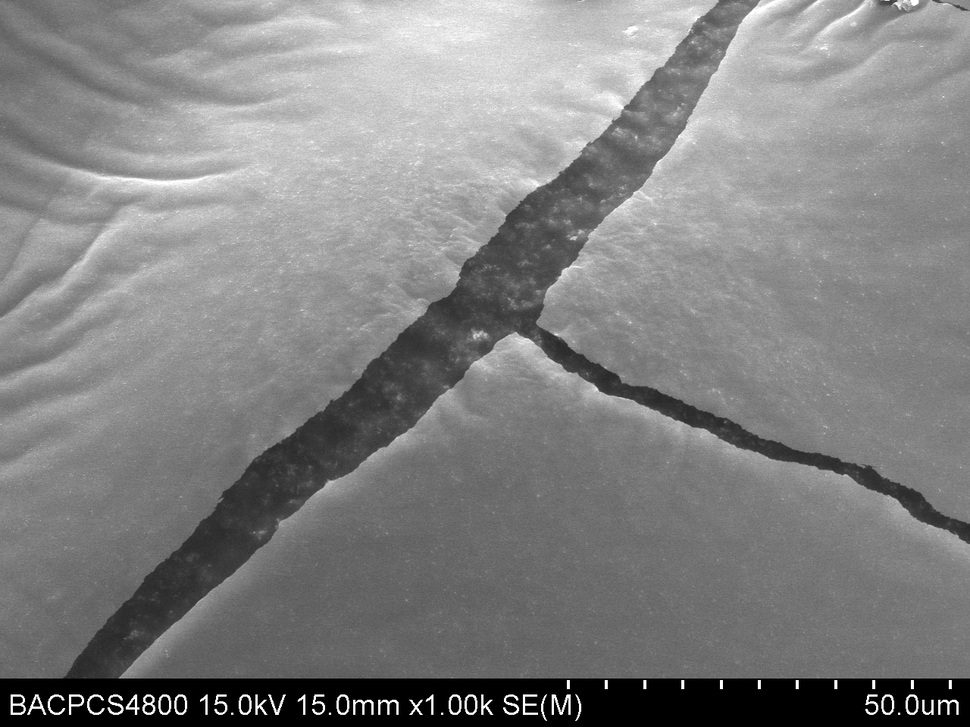
%> input picture graph_cut/iter_thresh/1.tif, 970 x 727 px, shrunk from 1280 x 960 before the run
$ octave iter_thresh.m   (GNU Octave 9; MATLAB toolbox functions it lacks are replaced by stand-ins)
%> lines starting %> are read from the running program, lines starting %| are printed output that depends on the picture; in (x1, y1, x2, y2) boxes, pixels count from 0 and x2, y2 are one past the last pixel; in counts of white or black regions, pixels touching at a corner belong together; the program's own positions count from 1
close all;
clear all;
clc;

I=imread('1.tif');
%> I is the input picture: size 727x970x3 uint8; min 0, max 255, mean 129.2
I=im2double(I);
%> I: size 727x970x3 double
T0=0.01;
T1=(min(I(:))+max(I(:)))/2;
%> T1 = 0.5
r1=find(I>T1);
%> r1 = 1123425 values from 102 to 2115467
r2=find(I<=T1);
%> r2 = 992145 values from 1 to 2115570
T2=(mean(I(r1))+mean(I(r2)))/2;
%> T2 = 0.498

while abs(T2-T1)>T0
    T1=T2;
    r1=find(I>T1);
    r2=find(I<=T1);
    T2=(mean(I(r1))+mean(I(r2)))/2;

end
%> this loop made 0 passes
J=im2bw(I,T2);
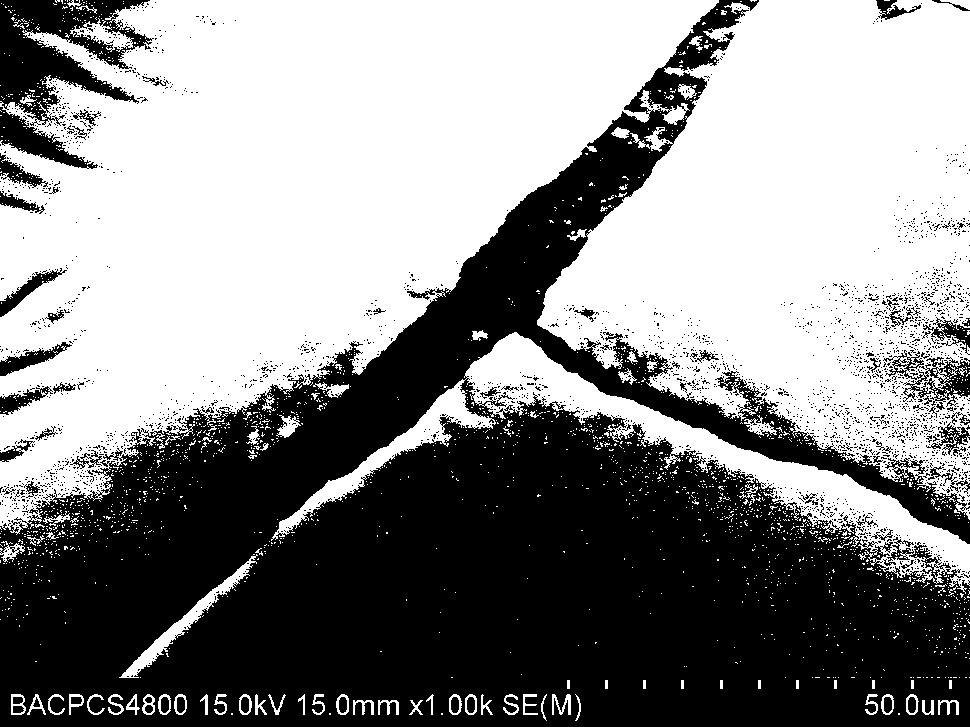
%> J: size 727x970 logical; 54.3% white; 2676 black regions (2600 under 20 px), largest, box (x1, y1, x2, y2) and area: (0, 0, 970, 727) 293950, (0, 0, 154, 126) 9717, (0, 107, 98, 169) 1975
figure(1);
subplot(121);    imshow(I);    title('뇹잿품');
subplot(122);    imshow(J);    title('뇹잿빈');

I=imread('2.tif');
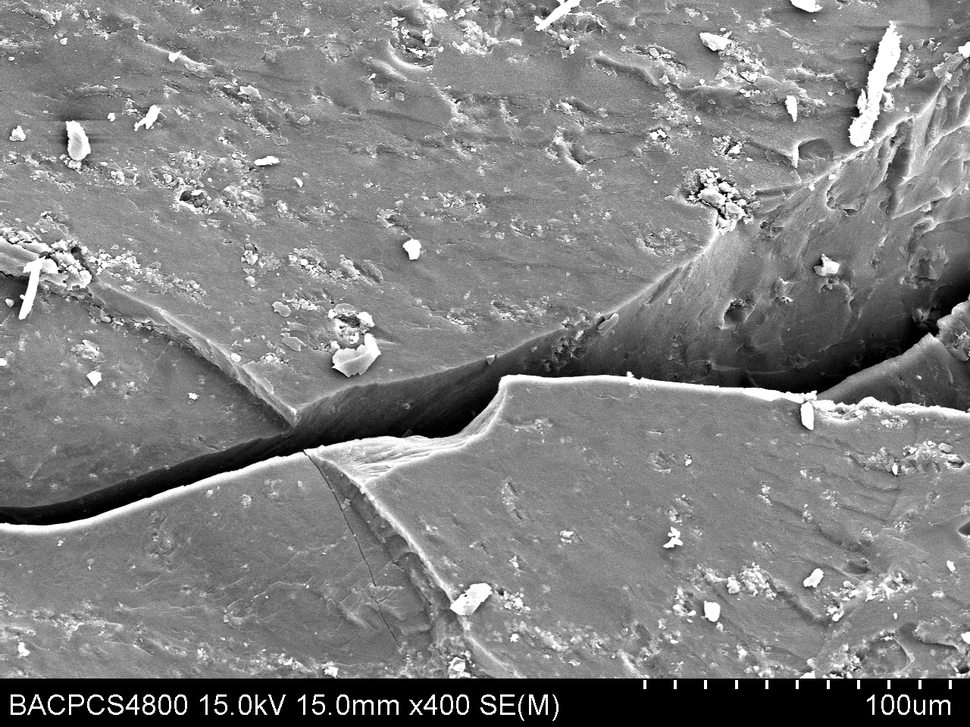
%> input picture graph_cut/iter_thresh/2.tif, 970 x 727 px, shrunk from 1280 x 960 before the run
%> I is the input picture: size 727x970x3 uint8; min 0, max 255, mean 128.4
I=im2double(I);
%> I: size 727x970x3 double
T0=0.01;
T1=(min(I(:))+max(I(:)))/2;
r1=find(I>T1);
%> r1 = 1293087 values from 1 to 2115520
r2=find(I<=T1);
%> r2 = 822483 values from 14 to 2115570
T2=(mean(I(r1))+mean(I(r2)))/2;
%> T2 = 0.472

while abs(T2-T1)>T0
    T1=T2;
    r1=find(I>T1);
    r2=find(I<=T1);
    T2=(mean(I(r1))+mean(I(r2)))/2;

end
%> this loop made 5 passes
%> (T1, T2) on passes 1 to 5: (0.472, 0.438), (0.438, 0.402), (0.402, 0.374), (0.374, 0.358), (0.358, 0.35)
J=im2bw(I,T2);
%> J: size 727x970 logical; 85.4% white; 1863 black regions (1729 under 20 px), largest, box (x1, y1, x2, y2) and area: (0, 252, 970, 525) 43270, (0, 672, 970, 727) 41649, (834, 348, 970, 413) 3996
figure(2);
subplot(121);    imshow(I);    title('뇹잿품');
subplot(122);    imshow(J);    title('뇹잿빈');

I=imread('3.tif');
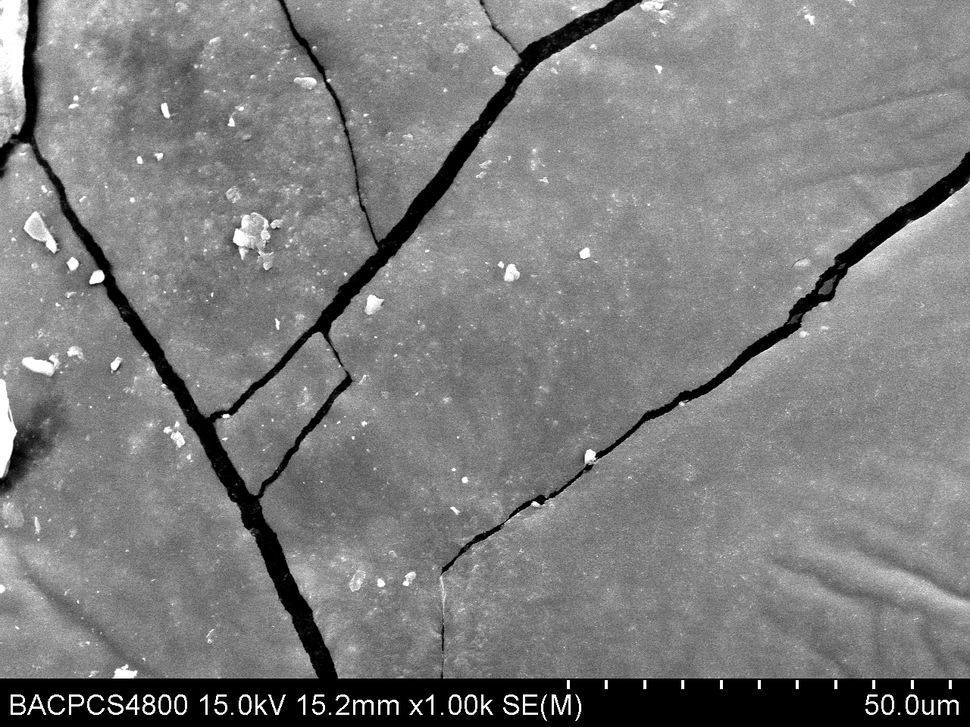
%> input picture graph_cut/iter_thresh/3.tif, 970 x 727 px, shrunk from 1280 x 960 before the run
%> I is the input picture: size 727x970x3 uint8; min 0, max 255, mean 124.7
I=im2double(I);
%> I: size 727x970x3 double
T0=0.01;
T1=(min(I(:))+max(I(:)))/2;
%> T1 = 0.5
r1=find(I>T1);
%> r1 = 1293711 values from 1 to 2115521
r2=find(I<=T1);
%> r2 = 821859 values from 148 to 2115570
T2=(mean(I(r1))+mean(I(r2)))/2;
%> T2 = 0.462

while abs(T2-T1)>T0
    T1=T2;
    r1=find(I>T1);
    r2=find(I<=T1);
    T2=(mean(I(r1))+mean(I(r2)))/2;

end
%> this loop made 4 passes
%> (T1, T2) on passes 1 to 4: (0.462, 0.406), (0.406, 0.326), (0.326, 0.289), (0.289, 0.285)
J=im2bw(I,T2);
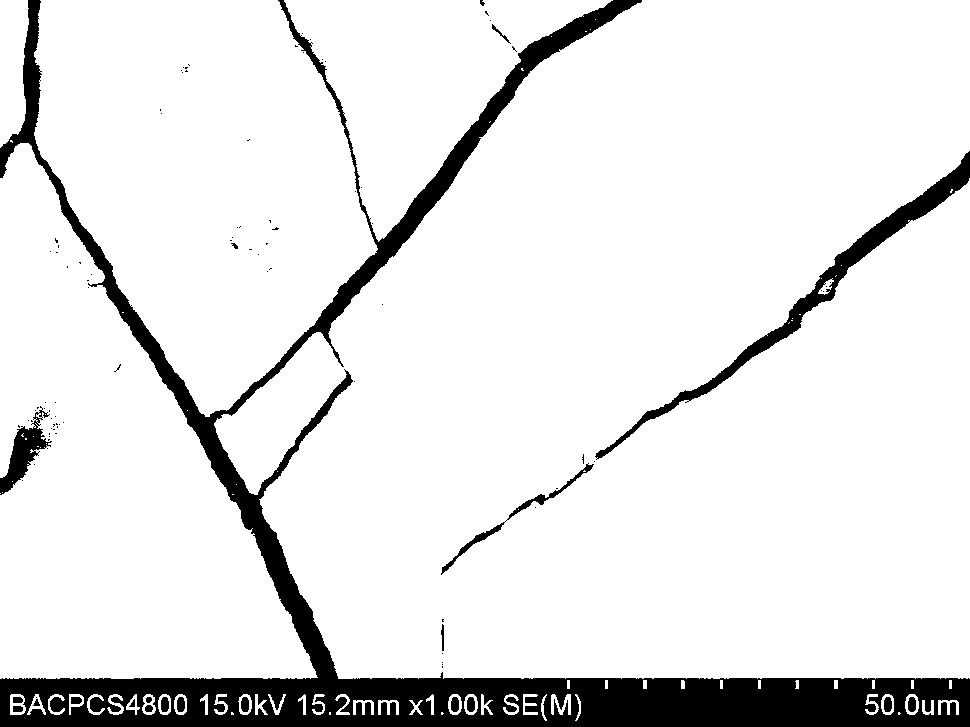
%> J: size 727x970 logical; 89.4% white; 105 black regions (84 under 20 px), largest, box (x1, y1, x2, y2) and area: (0, 0, 970, 727) 64613, (595, 151, 970, 460) 6117, (0, 406, 52, 495) 1511
figure(3);
subplot(121);    imshow(I);    title('뇹잿품');
subplot(122);    imshow(J);    title('뇹잿빈');

I=imread('4.tif');
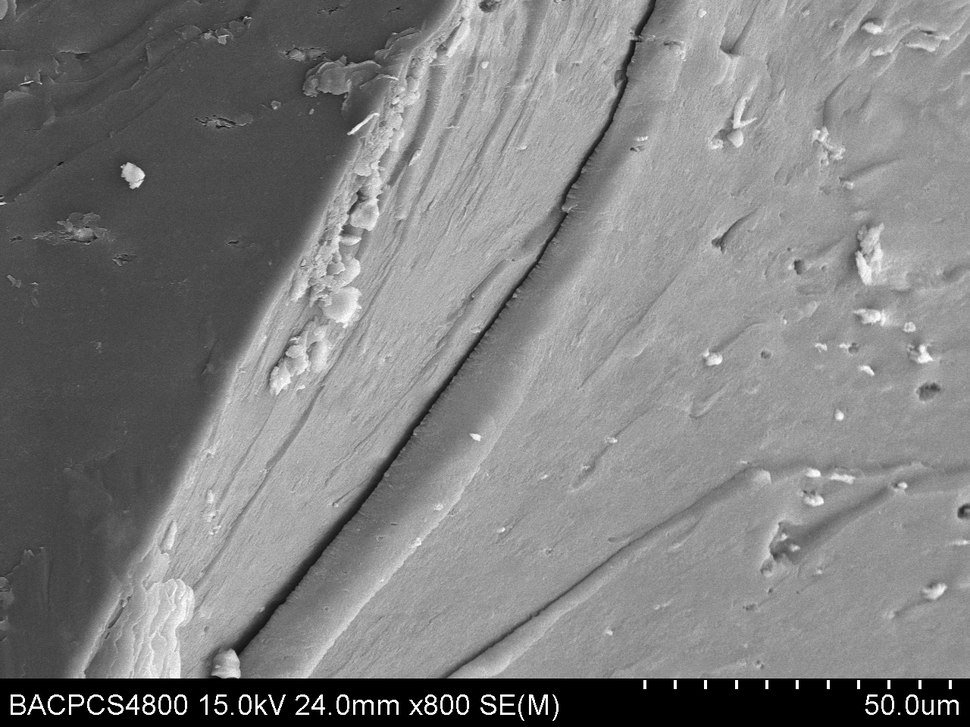
%> input picture graph_cut/iter_thresh/4.tif, 970 x 727 px, shrunk from 1280 x 960 before the run
%> I is the input picture: size 727x970x3 uint8; min 0, max 255, mean 126.9
I=im2double(I);
%> I: size 727x970x3 double
T0=0.01;
T1=(min(I(:))+max(I(:)))/2;
%> T1 = 0.5
r1=find(I>T1);
%> r1 = 1342893 values from 12 to 2115521
r2=find(I<=T1);
%> r2 = 772677 values from 1 to 2115570
T2=(mean(I(r1))+mean(I(r2)))/2;
%> T2 = 0.45

while abs(T2-T1)>T0
    T1=T2;
    r1=find(I>T1);
    r2=find(I<=T1);
    T2=(mean(I(r1))+mean(I(r2)))/2;

end
%> this loop made 2 passes
%> (T1, T2) on passes 1 to 2: (0.45, 0.437), (0.437, 0.434)
J=im2bw(I,T2);
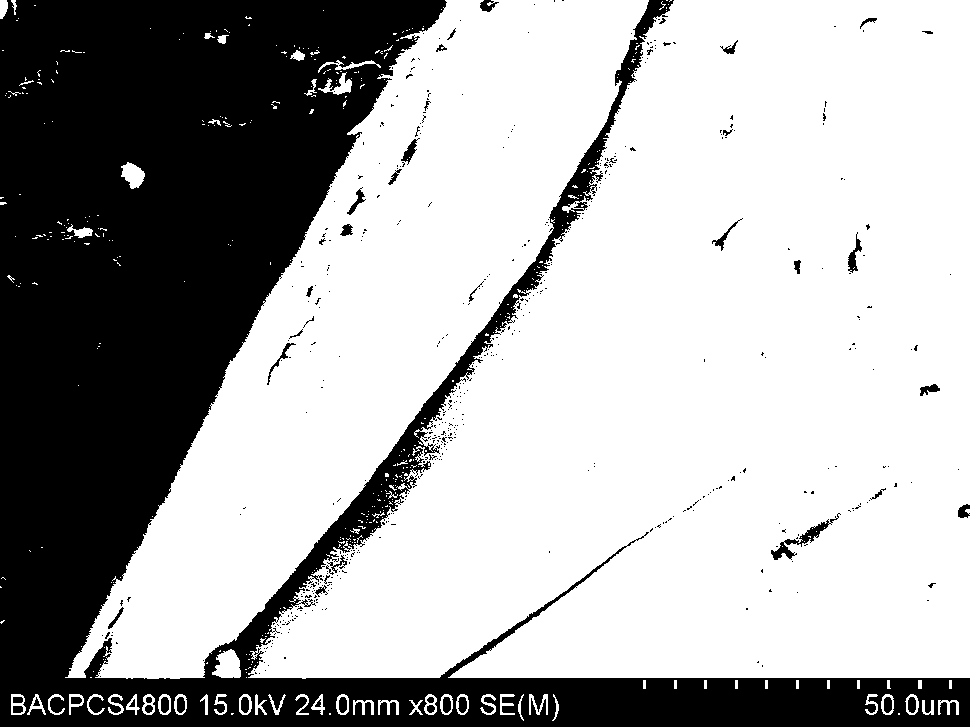
%> J: size 727x970 logical; 67.4% white; 516 black regions (467 under 20 px), largest, box (x1, y1, x2, y2) and area: (0, 0, 970, 727) 224669, (771, 513, 841, 560) 551, (848, 232, 862, 273) 209
figure(4);
subplot(121);    imshow(I);    title('뇹잿품');
subplot(122);    imshow(J);    title('뇹잿빈');
